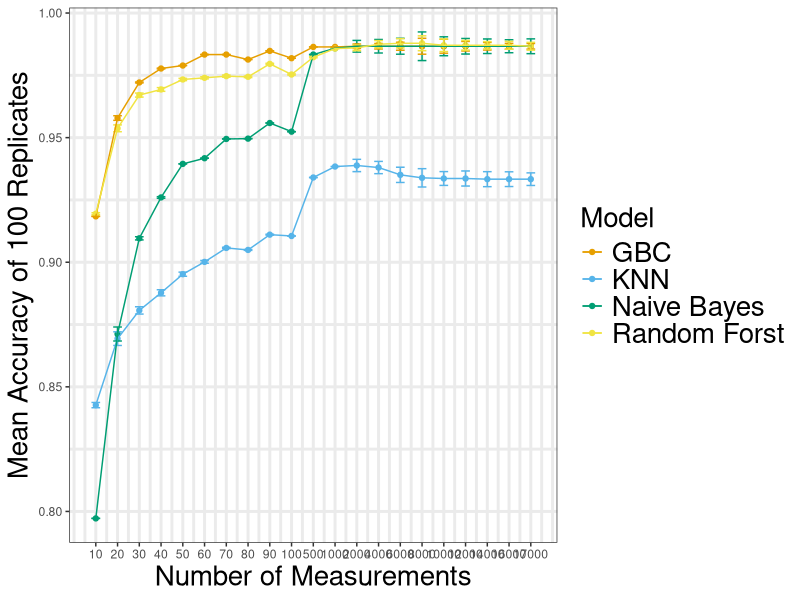
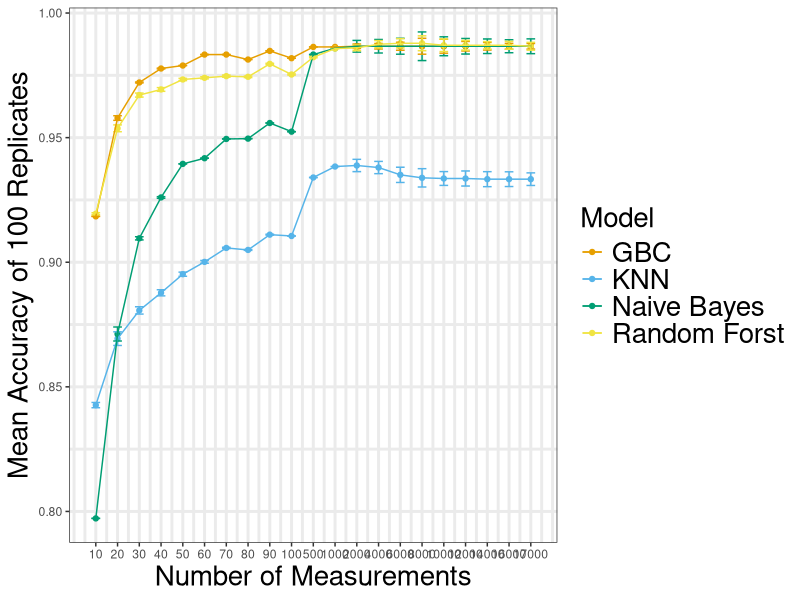

Source code (R) for these figures, in order:
library(readr)
library(ggplot2)
library(dplyr)

data <- read_csv('Analysis-Scripts/Feature-Sensitivity-Analysis/results.csv')
colnames(data) <- c('X1','score','Model','type','features')
std_error <- function(x){
  sd(x)/sqrt(length(x))
}

get_errors <- function(x){
  #x <- rf
  errors = c()
  for(i in unique(x$features)){
    d <- x[x$features==i,]$score
    n <- std_error(d)
    errors <- c(errors,n)
  }
  errors
}

rf <- data[data$Model == 'Random Forest',]
errors <- get_errors(rf)
rf <- aggregate(rf,by=list(rf$features),FUN=mean)
rf$Model <- 'Random Forst'
rf$type <- 'Impuation'
rf$error <- errors

gb <- data[data$Model == 'GBC',]
errors <- get_errors(gb)
gb <- aggregate(gb,by=list(gb$features),FUN=mean)
gb$Model <- 'GBC'
gb$type <- 'Impuation'
gb$error <- errors

nb <- data[data$Model == 'Naive Bayes',]
errors <- get_errors(nb)
nb <- aggregate(nb,by=list(nb$features),FUN=mean)
nb$Model <- 'Naive Bayes'
nb$type <- 'Impuation'
nb$error <- errors

knn <- data[data$Model == 'KNN',]
errors <- get_errors(knn)
knn <- aggregate(knn,by=list(knn$features),FUN=mean)
knn$Model <- 'KNN'
knn$type <- 'Impuation'
knn$error <- errors

d <- bind_rows(knn,nb,gb,rf)

d$size = apply(d,1,function(row){
  groups <- c(10,20,30,40,50,60,70,80,90,100,500,1000,2000,4000,6000,8000,10000,12000,14000,16000,17000)
  i <- match(as.numeric(row[6]),groups)
  i
})
colnames(d) <- c("Group.1","X1","score","Model","type","features","error","size")

cbPalette <- c("#E69F00", "#56B4E9", "#009E73", "#F0E442", "#0072B2", "#D55E00", "#CC79A7")


ggplot(data = d,aes(x=size,y=score,color=Model))  + geom_point() + 
  geom_errorbar(aes(ymin=score-error, ymax=score+error),width=.4) + 
  xlab('Number of Measurements') +
  ylab('Mean Accuracy of 100 Replicates') + 
  geom_line() + scale_x_continuous(breaks = 1:21,
                                   labels = c('10','20','30','40','50','60','70','80','90',
                                              '100','500','1000','2000','4000','6000','8000',
                                              '10000','12000','14000','16000','17000')) +
  theme_bw() +
  theme(plot.title = element_text(size=48), 
        legend.text=element_text(size=20),
        legend.title=element_text(size=20),
        axis.title.y=element_text(size=20),
        axis.title.x=element_text(size=20),
        panel.grid.minor = element_line(size = 1), 
        panel.grid.major = element_line(size = 1),) + 
  scale_fill_manual(values=cbPalette) + 
  scale_colour_manual(values=cbPalette)
ggsave('Analysis-Scripts/Feature-Sensitivity-Analysis/Figure-4.png',units='in',width = 15, height = 10)
